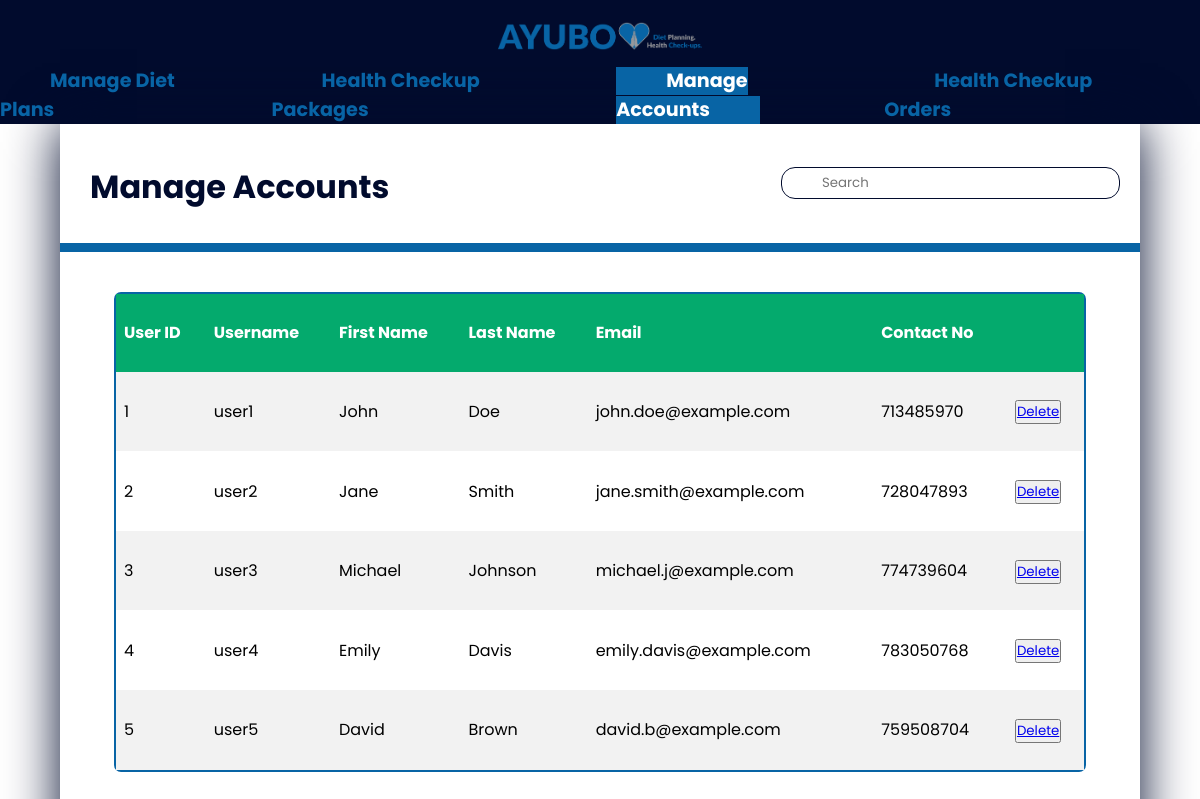
The page /page2.php on the database its author committed.
### tables this page shows
CREATE TABLE `reg_user` (
  `UserID` int(6) NOT NULL,
  `Username` varchar(25) DEFAULT NULL,
  `Password` varchar(20) DEFAULT NULL,
  `Fname` varchar(25) DEFAULT NULL,
  `Lname` varchar(25) DEFAULT NULL,
  `AddressNo` varchar(10) DEFAULT NULL,
  `Lane` varchar(100) DEFAULT NULL,
  `Town` varchar(50) DEFAULT NULL,
  `Email` varchar(50) DEFAULT NULL,
  `Gender` varchar(10) DEFAULT NULL,
  `DOB` date DEFAULT NULL,
  `ContactNo` int(10) DEFAULT NULL
);

### page2.php (the view, shortened to what this page needs)
<?php
    include('includes\connection.php');
?>
<!DOCTYPE html>
<html lang="en">
<head>
    <link rel="stylesheet" href="http://localhost/iwt/src/styles/styles.css" type="text/css">
    <link rel="stylesheet" href="http://localhost/iwt/src/styles/page2.css" type="text/css">
</head>
<body>
   <nav>
            <img src="http://localhost/iwt/src/images/logo.png"alt="logo" height="37px">
        <ul>
            <li>
                <a href="http://localhost/iwt/src/admin-dashboard.php" >Manage Diet Plans</a>
            </li>
            <li>
                <a href="http://localhost/iwt/src/page1.php" >Health Checkup Packages</a>
            </li>
            <li><a href="#" class="active">Manage Accounts</a>
               </li>
               <li> <a href="http://localhost/iwt/src/page3.php">Health Checkup Orders</a>
            </li>
        </ul>
    </nav>
        <div class="container">
            <div class="top">
                <h1>Manage Accounts</h1>
                <form action="/search" methord="get">
                <label for="search-input">
                    <input type="text" name="-search-input" id="search-input" placeholder="Search">
                </label>
                </form>
            </div>
            <div class="content1">
            <?php
            $query3 = "SELECT * FROM reg_user";
            $result3 = mysqli_query($connection, $query3);
            if($result3) { ?>
            <table>
            <tr> <th>User ID</th> <th>Username</th> <th>First Name</th> <th>Last Name</th> <th>Email</th> <th>Contact No</th> <th> </th> </tr>
            <?php while ($record3 = mysqli_fetch_assoc($result3)) { ?>
                <tr>
                    <td> <?php echo $record3['UserID'] ?> </td>
                    <td> <?php echo $record3['Username'] ?> </td>
                    <td> <?php echo $record3['Fname'] ?> </td>
                    <td> <?php echo $record3['Lname'] ?> </td>
                    <td> <?php echo $record3['Email'] ?> </td>
                    <td> <?php echo $record3['ContactNo'] ?> </td>
                    <td> <button onclick="reportDelete()"> <a href="http://localhost/iwt/src/page2.php?userID=<?php echo $record3['UserID'] ?>">Delete</a> </button> </td>
                </tr>
            <?php } ?>
            </table>
            <?php } ?>
                </div>
        </div>
        </body>
</html>

### styles/styles.css (style rules this page uses)
* { margin: 0; padding: 0; box-sizing: border-box; font-family: "poppins"; }
body { margin: 0 auto; background: url('http://localhost/iwt/src/images/004.jpg'); background-repeat: no-repeat; height: 100vh; background-size:cover; background-position:center; background-attachment: fixed; }
nav { background-color:#010b2d; display:flex; flex-direction: column; padding: 0.8rem 0rem 0rem 0rem; justify-content: space-between; align-items:center; }
nav img { height: 50px; margin-top: 3px ; padding-bottom: 10px; margin-left:0px }
nav ul { display:flex; flex-direction: row; list-style: none; gap:0rem; }
nav a { text-decoration: none; color:#0864A5; font-size: larger; font-weight: bold; padding: 0px 50px 1px 50px; }
nav .active { background-color: #0864A5; color:#ffffff; }
.container { width: 90%; height: 100%; margin: 0 auto; background: transparent; box-shadow: 0 0 50px #010b2d; padding:0; }
.top { margin-left: 0 auto; width:100%; padding:0px 20px 10px 20px; height:16vh; background:transparent; display:flex; align-items: center; justify-content: space-between; border-bottom: 9px solid #0864A5; }
.top h1 { margin-top: 18px;; font-weight: bold; padding: 10px; color:#010b2d; }
.top input { margin-right: 0px; margin-top:10px; padding:5px 40px 5px 40px; border: 1px solid #010b2d; background-color: #ffffff; border-radius: 14px ; text-align: left; outline: none; }

### styles/page2.css (style rules this page uses)
* { margin: 0; padding: 0; box-sizing: border-box; font-family: "poppins"; }
.content1 { margin-top:5vh; margin-left:5%; background-color:#ffffff67; width:90%; height:60%; border: 2px solid #0864A5; border-radius: 7px;display: grid; }
table { border-collapse: collapse; width: 100%; }
th, td { text-align: left; padding: 8px; }
tr:nth-child(even) { background-color: #f2f2f2 }
th { background-color: #04AA6D; color: white; }

### rows shown on the page
reg_user: UserID "1", Username "user1", Fname "John", Lname "Doe", Email "john.doe@example.com", ContactNo "713485970"
reg_user: UserID "2", Username "user2", Fname "Jane", Lname "Smith", Email "jane.smith@example.com", ContactNo "728047893"
reg_user: UserID "3", Username "user3", Fname "Michael", Lname "Johnson", Email "michael.j@example.com", ContactNo "774739604"
reg_user: UserID "4", Username "user4", Fname "Emily", Lname "Davis", Email "emily.davis@example.com", ContactNo "783050768"
reg_user: UserID "5", Username "user5", Fname "David", Lname "Brown", Email "david.b@example.com", ContactNo "759508704"
